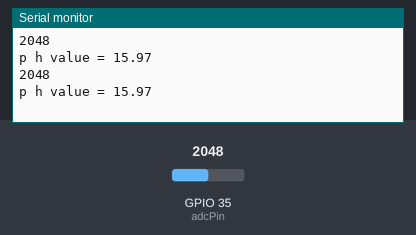
A sketch run on a simulated ESP32. Shown: the last lines printed to the serial monitor. Inputs (shaded band) come from the test bench; at power-on: GPIO 35 (adcPin) = 2048.

Above: at 1.2 s.
1.3 s: GPIO 35 (adcPin) set to 2866
At 2.3 s:
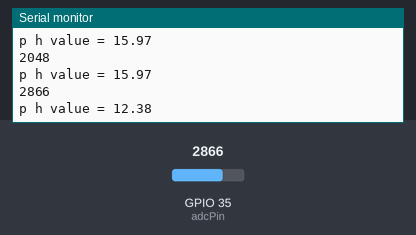
2.8 s: GPIO 35 (adcPin) set to 3603
At 3.8 s:
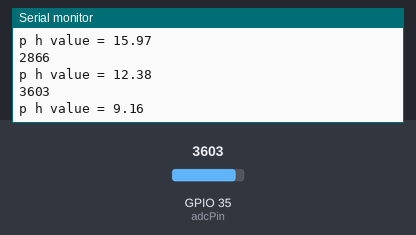
Timing chart, 0 to 5.8 s (numbered marks = the images above; inputs shaded):
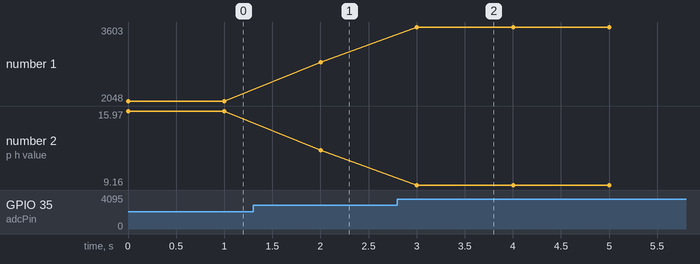

Measured:
- after the input at 1.3 s, the serial monitor: prints a new line after 0.70 s (image 1)
- after the input at 2.8 s, the serial monitor: prints a new line after 0.20 s (image 2)
- plotted number 1: 2048 → 2866 after the input at 1.3 s, 2866 → 3603 after the input at 2.8 s
- plotted number 2: 15.97 → 12.38 after the input at 1.3 s, 12.38 → 9.16 after the input at 2.8 s

The sketch:

pH_test.ino
```cpp
#include <Arduino.h>
const int adcPin = 35;

// calculate your own m using ph_calibrate.ino
// When using the buffer solution of pH4 for calibration, m can be derived as:
 // m = (pH7 - pH4) / (Vph7 - Vph4)
const float m = -5.436;

void setup()
{
   Serial.begin(9600);
}

void loop()
{
   float Po = analogRead(adcPin) * 3.3 / 4095;
   float phValue = 7 - (3.30 - Po) * m;
   Serial.println(analogRead(adcPin));
   Serial.print("p h value = ");
   Serial.println(phValue);
   delay(1000);
}
```
